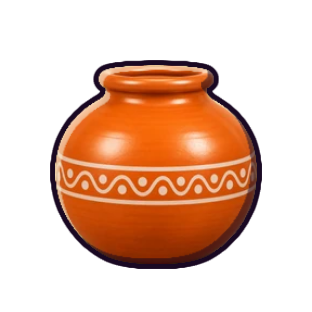
#> input picture godot/art/brk/pot_1.png, 312 x 312 px, found by its file name
$ python piggy.py
#> lines starting #> are read from the running program, lines starting #| are printed output that depends on the picture
# The piggy bank (23 Nov): an Indian clay money pot (undiyal), made once from the clay pot breakable (art/brk/pot_1.png):
# the mouth is closed with a clay dome, a coin slot cut in it, a gold coin half in. Output art/web/piggy.png
from PIL import Image, ImageDraw, ImageFilter
im = Image.open('art/brk/pot_1.png').convert('RGBA')
#> im is the input picture: PIL image 312x312 RGBA; mean R, G, B, A 68.4, 33.5, 14.9, 91.7
S = 4
big = im.resize((im.width * S, im.height * S), Image.LANCZOS)
d = ImageDraw.Draw(big)
def b(x0, y0, x1, y1): return (x0 * S, y0 * S, x1 * S, y1 * S)
# clay dome over the mouth
d.ellipse(b(92, 52, 222, 112), fill=(120, 40, 12, 255))
d.ellipse(b(96, 54, 218, 108), fill=(214, 98, 38, 255))
d.ellipse(b(108, 58, 190, 84), fill=(236, 140, 70, 255))
# the coin slot and a gold coin going in
d.rounded_rectangle(b(132, 70, 184, 80), radius=4 * S, fill=(50, 20, 6, 255))
d.ellipse(b(140, 40, 176, 76), fill=(150, 95, 10, 255))
d.ellipse(b(142, 42, 174, 74), fill=(255, 200, 50, 255))
d.ellipse(b(149, 49, 167, 67), outline=(205, 140, 20, 255), width=3 * S)
d.rounded_rectangle(b(132, 74, 184, 80), radius=3 * S, fill=(50, 20, 6, 255))
big.resize((160, 160), Image.LANCZOS).save('art/web/piggy.png')
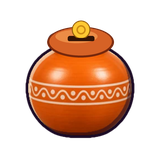
#> saved as piggy.png: PIL image 160x160 RGBA; mean R, G, B, A 72.2, 35.7, 15.1, 94.4; transparent parts drawn white
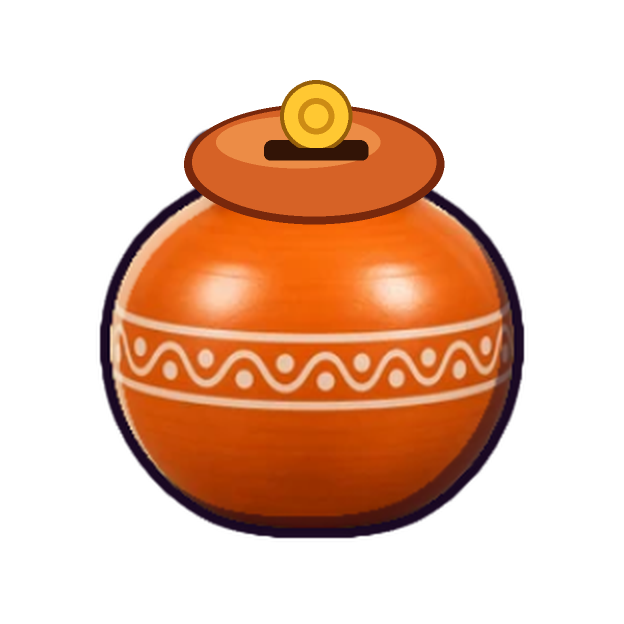
#> big: PIL image 1248x1248 RGBA (shown at 1/2 size); mean R, G, B, A 71.4, 35.4, 15, 94.4; transparent parts drawn white
print('ok')
